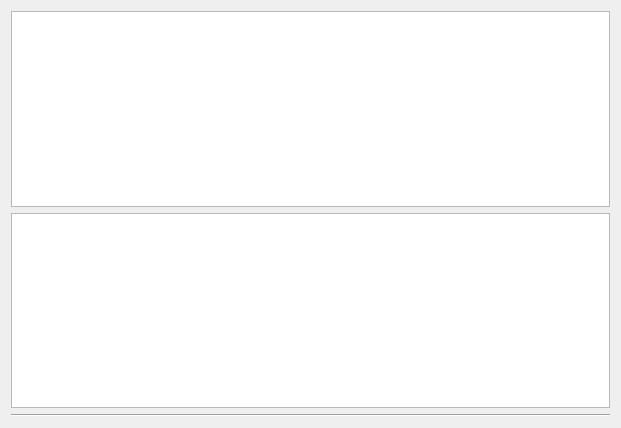
<?xml version="1.0" encoding="UTF-8"?>
<ui version="4.0">
 <class>QDomoticzTest</class>
 <widget class="QDialog" name="QDomoticzTest">
  <property name="geometry">
   <rect>
    <x>0</x>
    <y>0</y>
    <width>621</width>
    <height>428</height>
   </rect>
  </property>
  <property name="windowTitle">
   <string>Dialog</string>
  </property>
  <layout class="QGridLayout" name="gridLayout">
   <item row="0" column="0">
    <widget class="QTableView" name="tableScenes"/>
   </item>
   <item row="2" column="0">
    <widget class="Line" name="line">
     <property name="orientation">
      <enum>Qt::Horizontal</enum>
     </property>
    </widget>
   </item>
   <item row="1" column="0">
    <widget class="QTableView" name="tableSwitches"/>
   </item>
  </layout>
 </widget>
 <resources/>
 <connections/>
</ui>
